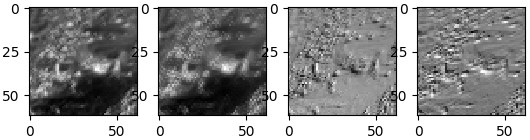

Generate this figure with Python:
import numpy as np
import cv2
import matplotlib.pyplot as plt

height, width = 64, 64

img = cv2.imread("akahara_0001.jpg")
img = cv2.resize(img, (width, height)).astype(np.float32)
img = img.transpose(2,0,1)

np.random.seed(0)

k_channel = 4
k_size = 3
kernels = np.random.normal(0, 0.01, [k_channel, k_size, k_size])

out = np.zeros((k_channel, height-2, width-2), dtype=np.float32)

for y in range(height-2):
    for x in range(width-2):
        for ki in range(k_channel):
            out[ki, y, x] = np.sum(img[..., y:y+3, x:x+3] * kernels[ki])

for i in range(k_channel):
    plt.subplot(1,k_channel,i+1)
    plt.imshow(out[i], cmap='gray')

plt.show()
